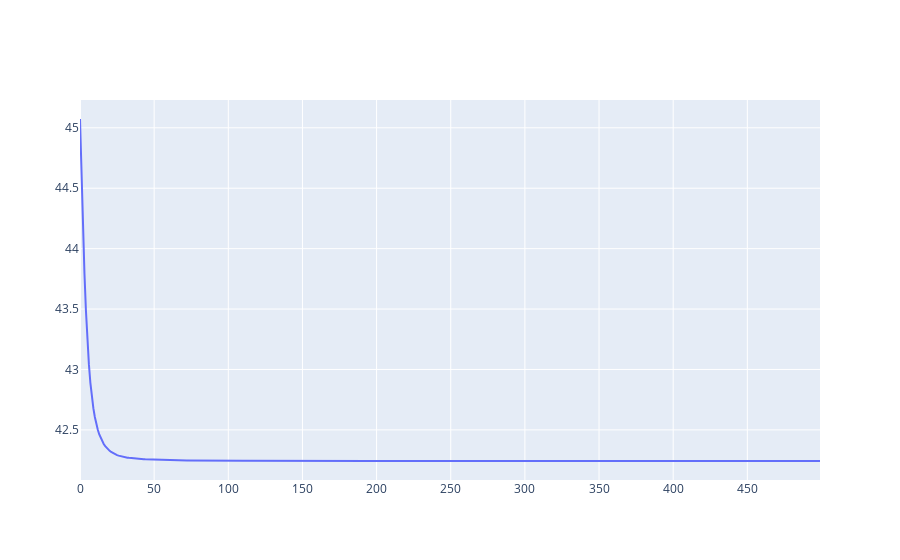

This figure's notebook cell:
### Code cell
fig = go.Figure()

fig.add_trace(
    go.Scatter(y = reconstruction_errors)
)

fig.show()

### Figure 1 — Plotly figure (JSON) as saved in the notebook; plotly's stock layout.template omitted (floating-point values rounded to 4 significant figures; data arrays with more than 128 entries replaced by an {"elided": "..."} marker saying what was removed)
{"data": [{"type": "scatter", "y": {"elided": "500 float values"}}], "layout": {}}
